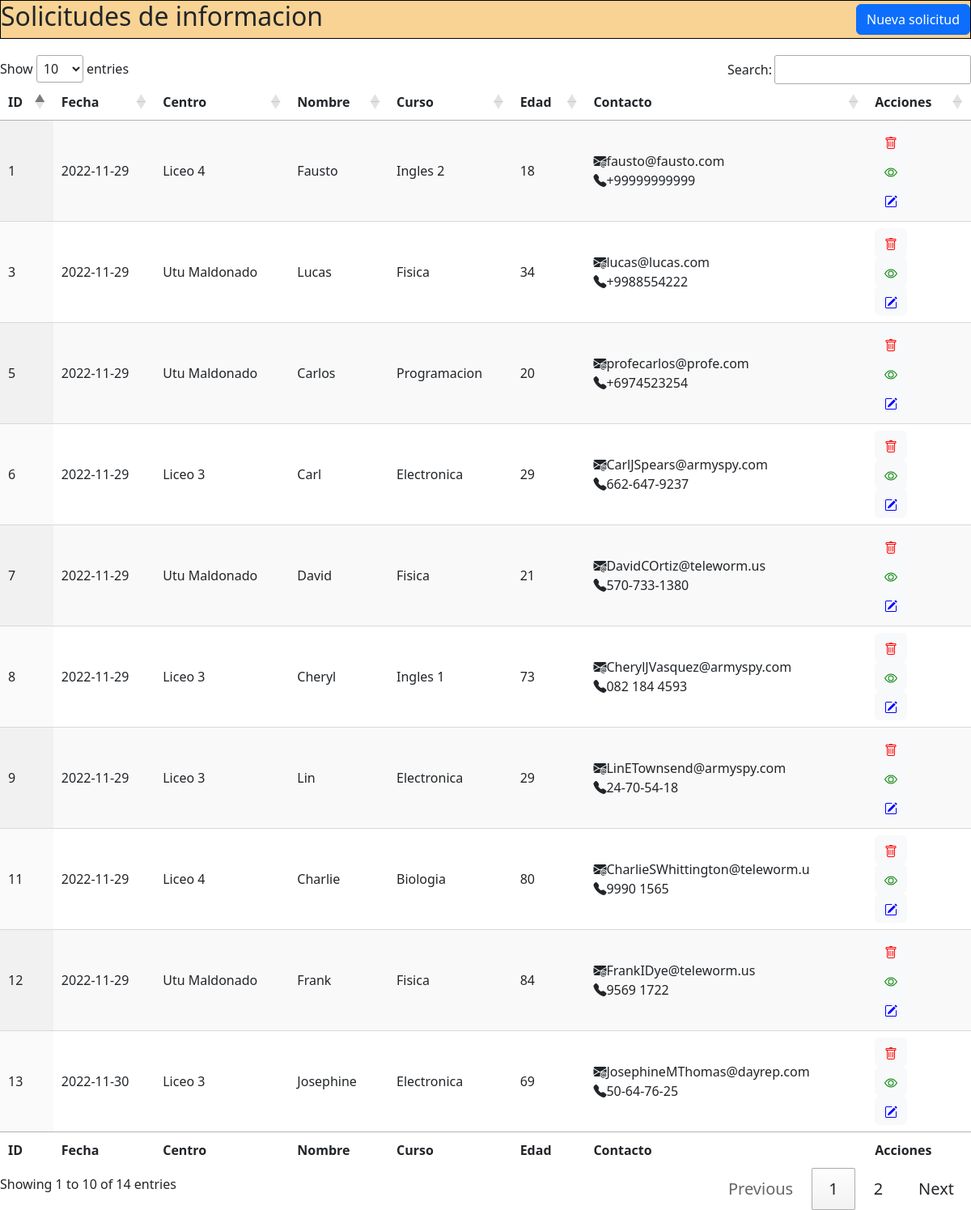
The page /views/index.php on the database its author committed.
### tables this page shows
CREATE TABLE `curso` (
  `id` int(11) NOT NULL,
  `nombreCurso` varchar(50) NOT NULL,
  `nombreCentro` varchar(50) NOT NULL
);

### includes/connection.php (called while the page is built)
<?php
    function conectar(){
        $conn =mysqli_connect(
            'localhost',
            'root',
            '',
            'el-profeta',
            '3306'
        );
        return  $conn;
    }
?>

### controllers/alumnoController.php (called while the page is built, shortened)
<?php
class alumno{
        static function countAlumnos(){
            $sql = "SELECT `id` FROM `alumno` ORDER BY `id` ASC";
            $result = mysqli_query(conectar(),$sql);
            $respuesta = array();
            while($objetoArray = mysqli_fetch_object($result)){
                $propiedad = $objetoArray->id;
                array_push($respuesta,$propiedad);
            }
            return count($respuesta);
        }
        static function hidrateCurso($index){
            $sql = "SELECT `idCurso` FROM `alumno` ORDER BY `id` ASC";
            $result = mysqli_query(conectar(),$sql);
            $respuesta = array();
            while($objetoArray = mysqli_fetch_object($result)){
                $propiedad = $objetoArray->idCurso;
                array_push($respuesta,$propiedad);
            }
            $curso = $respuesta[$index];
            $sql2 = "SELECT `nombreCurso` FROM `curso` WHERE `id` = $curso";
            $result2 = mysqli_query(conectar(),$sql2);
            $objetoResult2 = mysqli_fetch_object($result2);
            return $objetoResult2->nombreCurso;
        }
        static function hidrateCentro($index){
            $sql = "SELECT `idCurso` FROM `alumno` ORDER BY `id` ASC";
            $result = mysqli_query(conectar(),$sql);
            $respuesta = array();
            while($objetoArray = mysqli_fetch_object($result)){
                $propiedad = $objetoArray->idCurso;
                array_push($respuesta,$propiedad);
            }
            $curso = $respuesta[$index];
            $sql2 = "SELECT `nombreCentro` FROM `curso` WHERE `id` = $curso";
            $result2 = mysqli_query(conectar(),$sql2);
            $objetoResult2 = mysqli_fetch_object($result2);
            return $objetoResult2->nombreCentro;
        }
        static function hidrateId($index){
            $sql = "SELECT `id` FROM `alumno` ORDER BY `id` ASC";
            $result = mysqli_query(conectar(),$sql);
            $respuesta = array();
            while($objetoArray = mysqli_fetch_object($result)){
                $propiedad = $objetoArray->id;
                array_push($respuesta,$propiedad);
            }
            return $respuesta[$index];
        }
        static function hidrateFecha($index){
            $sql = "SELECT `fecha` FROM `alumno` ORDER BY `id` ASC";
            $result = mysqli_query(conectar(),$sql);
            $respuesta = array();
            while($objetoArray = mysqli_fetch_object($result)){
                $propiedad = $objetoArray->fecha;
                array_push($respuesta,$propiedad);
            }
            return $respuesta[$index];
        }
        static function hidrateNombre($index){
            $sql = "SELECT `nombre` FROM `alumno` ORDER BY `id` ASC";
            $result = mysqli_query(conectar(),$sql);
            $respuesta = array();
            while($objetoArray = mysqli_fetch_object($result)){
                $propiedad = $objetoArray->nombre;
                array_push($respuesta,$propiedad);
            }
            return $respuesta[$index];
        }
        static function hidrateEdad($index){
            $sql = "SELECT `edad` FROM `alumno` ORDER BY `id` ASC";
            $result = mysqli_query(conectar(),$sql);
            $respuesta = array();
            while($objetoArray = mysqli_fetch_object($result)){
                $propiedad = $objetoArray->edad;
                array_push($respuesta,$propiedad);
            }
            return $respuesta[$index];
        }
        static function hidrateEmail($index){
            $sql = "SELECT `email` FROM `alumno` ORDER BY `id` ASC";
            $result = mysqli_query(conectar(),$sql);
            $respuesta = array();
            while($objetoArray = mysqli_fetch_object($result)){
                $propiedad = $objetoArray->email;
                array_push($respuesta,$propiedad);
            }
            return $respuesta[$index];
        }
        static function hidrateTelefono($index){
            $sql = "SELECT `telefono` FROM `alumno` ORDER BY `id` ASC";
            $result = mysqli_query(conectar(),$sql);
            $respuesta = array();
            while($objetoArray = mysqli_fetch_object($result)){
                $propiedad = $objetoArray->telefono;
                array_push($respuesta,$propiedad);
            }
            return $respuesta[$index];
        }
    }

### views/index.php (the view, shortened to what this page needs)
<!DOCTYPE html>
<html lang="en">
<head>
</head>
<body>
<link rel="stylesheet" type="text/css" href="../includes/css.css">
<?php require "../controllers/alumnoController.php";
include "../includes/connection.php";
?>
<link rel="stylesheet" href="https://cdn.jsdelivr.net/npm/bootstrap-icons@1.10.2/font/bootstrap-icons.css">
<link href="https://cdn.jsdelivr.net/npm/bootstrap@5.2.3/dist/css/bootstrap.min.css" rel="stylesheet">
<link rel="stylesheet" type="text/css" href="https://cdn.datatables.net/1.13.1/css/jquery.dataTables.min.css">
<div class="titlebox">
    <h2>Solicitudes de informacion</h2>
    <a href="agregarAlumno.php" class="btn btn-primary">Nueva solicitud</a>
</div>
<table id="example" class="display" style="width:100%">
        <thead>
            <tr>
                <th>ID</th>
                <th>Fecha</th>
                <th>Centro</th>
                <th>Nombre</th>
                <th>Curso</th>
                <th>Edad</th>
                <th>Contacto</th>
                <th>Acciones</th>
            </tr>
        </thead>
        <tbody>
        <?php
          $numeroAlumnos = alumno::countAlumnos();
          $i = 0;
          while ($i < $numeroAlumnos){
        ?>
        <tr>
        <td><?php echo alumno::hidrateId($i)?></td>
        <td><?php echo alumno::hidrateFecha($i)?></td>
        <td><?php echo alumno::hidrateCentro($i)?></td>
        <td><?php echo alumno::hidrateNombre($i)?></td>
        <td><?php echo alumno::hidrateCurso($i)?></td>
        <td><?php echo alumno::hidrateEdad($i)?></td>
        <td><i class="bi bi-envelope-at-fill"></i><?php echo alumno::hidrateEmail($i);?><br><i class="bi bi-telephone-fill"></i><?php echo alumno::hidrateTelefono($i)?></td>
        <td>
        <form action="../processors/alumnoProcessor.php" method="get">
            <button type="submit" class="btn btn-light boton" onclick="" style="border:0px; display:inline" >
            </button>
         </form>
         <form action="../processors/alumnoProcessor.php" method="get">
            <button type="submit" class="btn btn-light boton" onclick="" style="border:0px;">
            </button>
         </form>
         <form action="modificarAlumno.php" method="get">
            <button type="submit" class="btn btn-light boton" onclick="" style="border:0px;">
            </button>
         </form>
            </td>
            </tr>
        <?php
            $i++;
            }
        ?>
        </tbody>
        <tfoot>
            <tr>
                <th>ID</th>
                <th>Fecha</th>
                <th>Centro</th>
                <th>Nombre</th>
                <th>Curso</th>
                <th>Edad</th>
                <th>Contacto</th>
                <th>Acciones</th>
            </tr>
        </tfoot>
    </table>
</body>
</html>

### includes/css.css (style rules this page uses)
a { font-size: 20px; }
.titlebox { margin-bottom: 20px; display: flex; align-items: center; border: 1px solid black; left: 51px; top: 0px; justify-content: space-between; background-color: #f8d393; }

### rows shown on the page
curso: nombreCentro "Liceo 4", nombreCurso "Ingles 2"
curso: nombreCentro "Utu Maldonado", nombreCurso "Fisica"
curso: nombreCentro "Utu Maldonado", nombreCurso "Programacion"
curso: nombreCentro "Liceo 3", nombreCurso "Electronica"
curso: nombreCentro "Liceo 3", nombreCurso "Ingles 1"
curso: nombreCentro "Liceo 4", nombreCurso "Biologia"

### other values the page prints
alumno::hidrateId($i) "1"
alumno::hidrateFecha($i) "2022-11-29"
alumno::hidrateNombre($i) "Fausto"
alumno::hidrateEdad($i) "18"
alumno::hidrateEmail($i) "fausto@fausto.com"
alumno::hidrateTelefono($i) "+99999999999"
alumno::hidrateId($i) "3"
alumno::hidrateNombre($i) "Lucas"
alumno::hidrateEdad($i) "34"
alumno::hidrateEmail($i) "lucas@lucas.com"
alumno::hidrateTelefono($i) "+9988554222"
alumno::hidrateId($i) "5"
alumno::hidrateNombre($i) "Carlos"
alumno::hidrateEdad($i) "20"
alumno::hidrateEmail($i) "profecarlos@profe.com"
